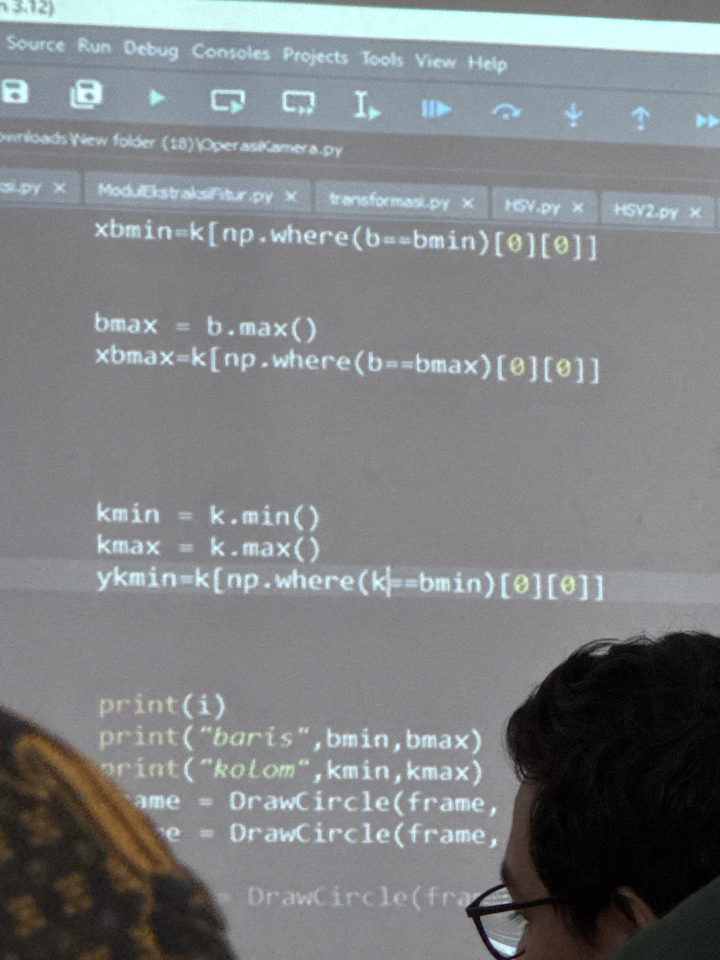
#> input picture lecture/week-9/Image 10.jpeg, 1440 x 1920 px, given in place of the camera (shown at 1/2 size)
$ python notes4.py
#> lines starting #> are read from the running program, lines starting #| are printed output that depends on the picture; after the words box and inside, x2 and y2 are one past the last pixel; in counts of white or black regions, pixels touching at a corner belong together
import cv2 as cv
import numpy as np

cam = cv.VideoCapture(0)

def segment_color(image, lower_bound, upper_bound):
    hsv = cv.cvtColor(image, cv.COLOR_BGR2HSV)
    mask = cv.inRange(hsv, lower_bound, upper_bound)
    foreground = cv.bitwise_and(image, image, mask=mask)
    return foreground

while True:
    ret, image = cam.read()
#> image is the input picture: shape (1920, 1440, 3); mean B, G, R 130.6, 128.5, 125.3
    if not ret:
        print("error in retrieving frame")
        break

    lower_red = segment_color(image,np.array([0-15,100,100]),np.array([0+15,255,255]))
#> in segment_color, `mask = cv.inRange(hsv, lower_bound, upper_bound)`:
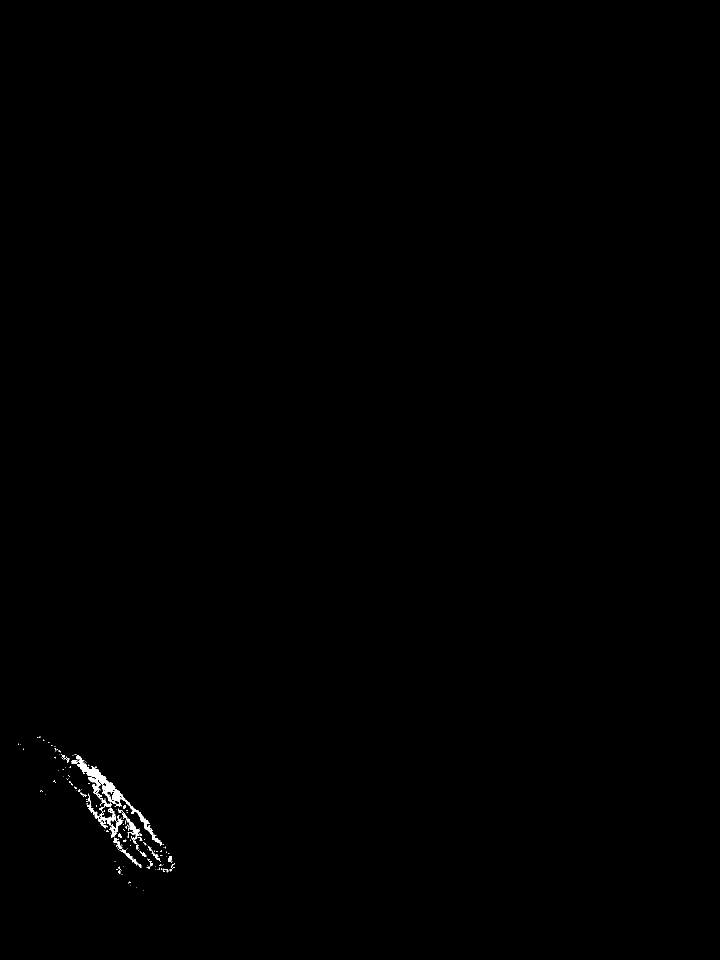
#> mask: shape (1920, 1440) (shown at 1/2 size); 0.23% white; 151 white regions (130 under 20 px), largest, box (x1, y1, x2, y2) and area: (142, 1509, 325, 1692) 3335, (174, 1601, 245, 1676) 1079, (236, 1617, 279, 1688) 512
    upper_red = segment_color(image,np.array([(345/2)-15,100,100]),np.array([(345/2)+15,255,255]))
    red = lower_red + upper_red

    blue = segment_color(image,np.array([120-30,100,0]),np.array([120+30,255,255]))
#> in segment_color (call 3), `mask = cv.inRange(hsv, lower_bound, upper_bound)`:
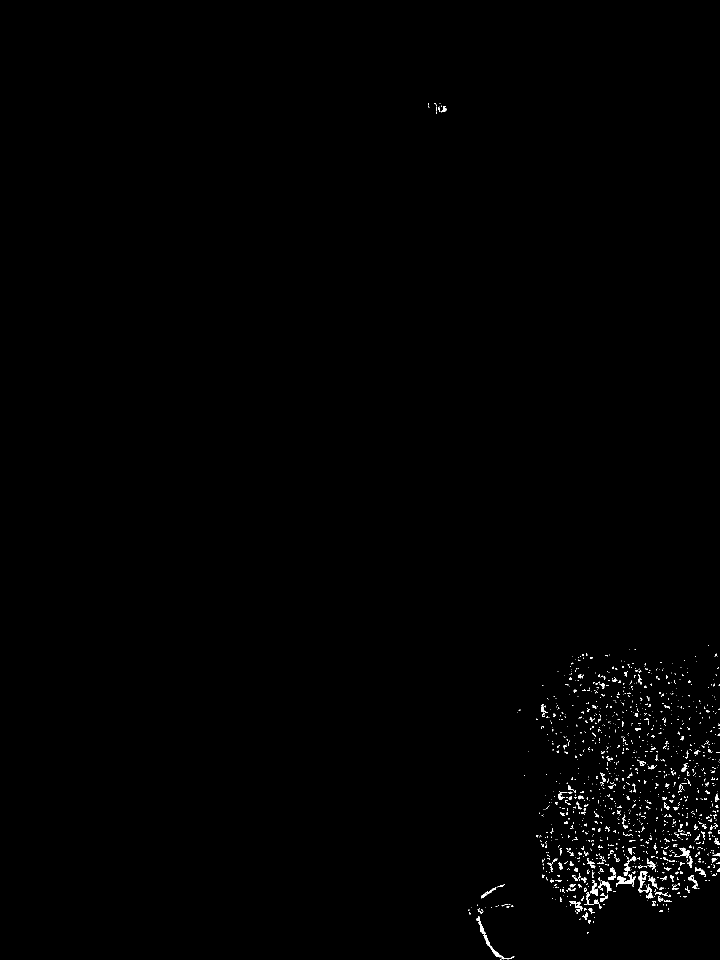
#> mask: shape (1920, 1440) (shown at 1/2 size); 0.57% white; 1390 white regions (1210 under 20 px), largest, box (x1, y1, x2, y2) and area: (953, 1832, 1029, 1919) 532, (1276, 1742, 1307, 1797) 527, (1232, 1748, 1272, 1774) 410

    white = segment_color(image,np.array([0,0,200]),np.array([180,50,255]))
#> in segment_color (call 4), `mask = cv.inRange(hsv, lower_bound, upper_bound)`:
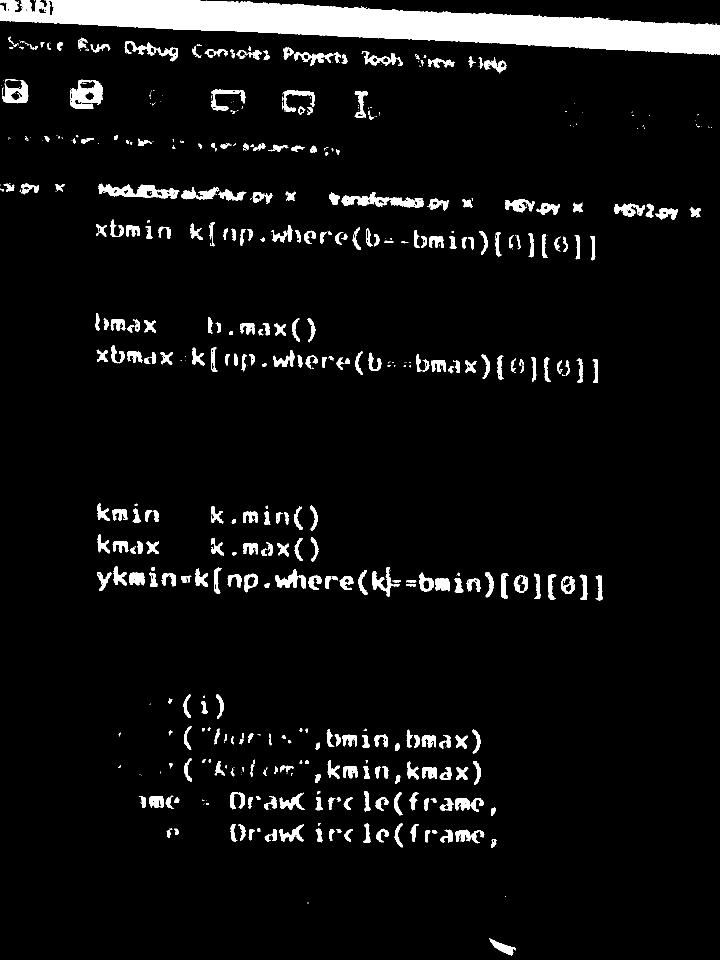
#> mask: shape (1920, 1440) (shown at 1/2 size); 6.2% white; 587 white regions (235 under 20 px), largest, box (x1, y1, x2, y2) and area: (0, 0, 1440, 109) 80158, (197, 367, 359, 398) 2359, (140, 159, 206, 218) 2265
#> in segment_color (call 4), `foreground = cv.bitwise_and(image, image, mask=mask)`:
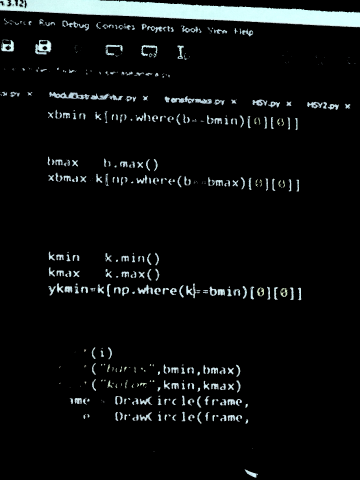
#> foreground: shape (1920, 1440, 3) (shown at 1/4 size); mean B, G, R 14.4, 14.2, 12.4

    yellow = segment_color(image,np.array([30-15,100,100]),np.array([30+15,255,255]))
#> in segment_color (call 5), `mask = cv.inRange(hsv, lower_bound, upper_bound)`:
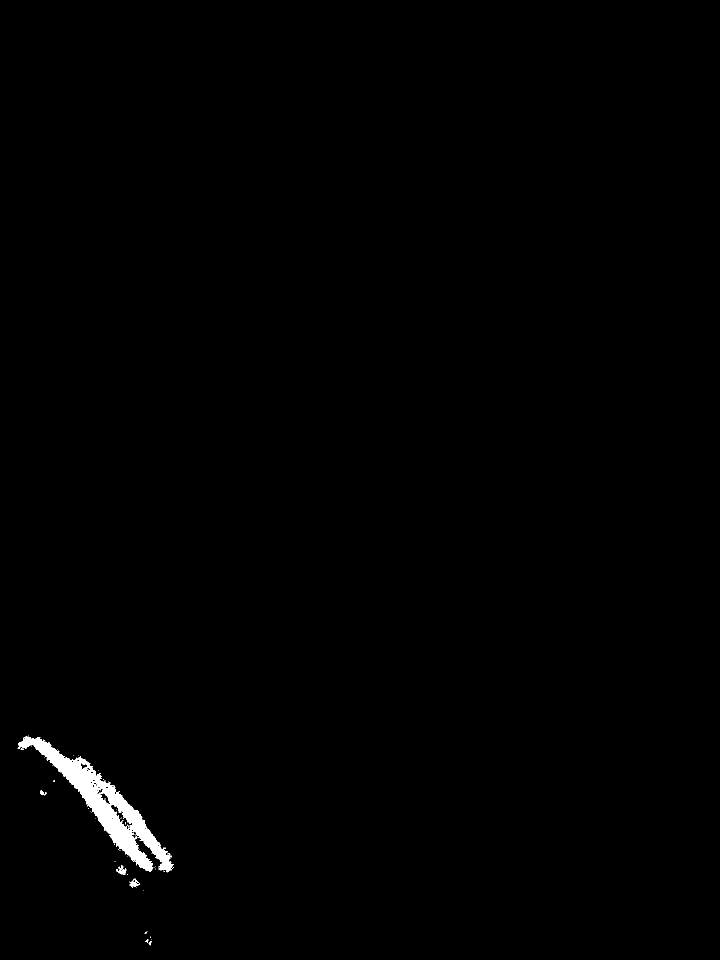
#> mask: shape (1920, 1440) (shown at 1/2 size); 0.64% white; 51 white regions (45 under 20 px), largest, box (x1, y1, x2, y2) and area: (35, 1472, 348, 1745) 17115, (232, 1731, 253, 1750) 173, (259, 1757, 280, 1775) 171, (80, 1581, 94, 1591) 61, (291, 1879, 297, 1886) 23, (297, 1882, 303, 1891) 23

    card = red + white + yellow + blue
    cv.imshow("Red", card)
    if cv.waitKey(30) == ord('q'):
#> (key q is pressed here)
      break

cam.release()
cv.destroyAllWindows()

$ run again, on lecture/week-9/Image 2.jpeg
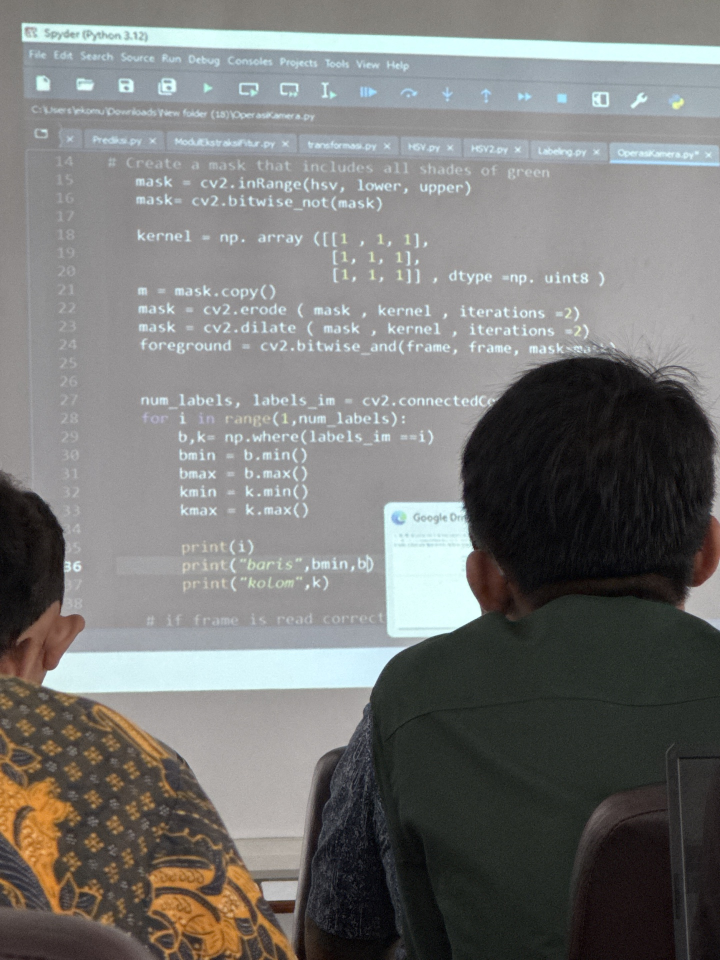
#> input picture lecture/week-9/Image 2.jpeg, 1440 x 1920 px, given in place of the camera (shown at 1/2 size)
#> image is the input picture: shape (1920, 1440, 3); mean B, G, R 118.1, 119.6, 119.4
#> hsv: shape (1920, 1440, 3); mean H, S, V 85.2, 27.1, 124.4
#> in segment_color, `mask = cv.inRange(hsv, lower_bound, upper_bound)`:
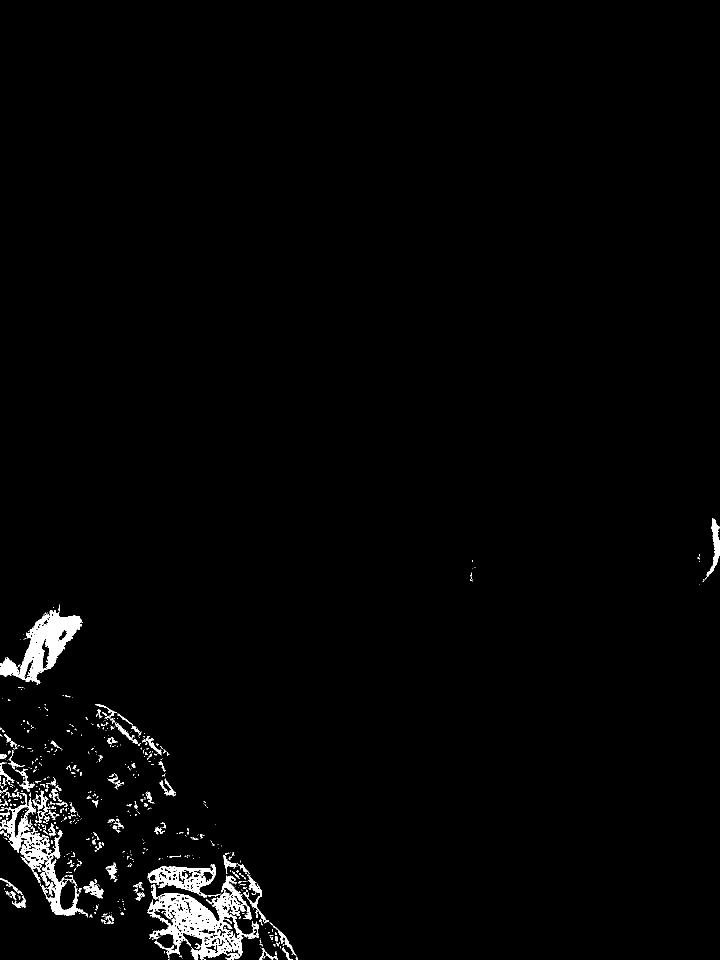
#> mask: shape (1920, 1440) (shown at 1/2 size); 1.8% white; 735 white regions (602 under 20 px), largest, box (x1, y1, x2, y2) and area: (294, 1751, 518, 1920) 14124, (0, 1220, 165, 1369) 8991, (0, 1586, 176, 1835) 7863
#> mask: shape (1920, 1440); 0% white in thin lines or dots, all inside (x1, y1, x2, y2) = (1400, 1168, 1401, 1169)
#> mask: shape (1920, 1440); 0.38% white in thin lines or dots, all inside (x1, y1, x2, y2) = (0, 754, 1436, 1920)
#> mask: shape (1920, 1440); 7.7% white; 829 white regions (302 under 20 px), largest, box (x1, y1, x2, y2) and area: (84, 1292, 818, 1387) 53549, (43, 46, 1440, 129) 48943, (768, 1004, 963, 1276) 43438
#> mask: shape (1920, 1440); 2.5% white; 184 white regions (128 under 20 px), largest, box (x1, y1, x2, y2) and area: (295, 1704, 596, 1920) 23527, (0, 1539, 208, 1830) 21559, (176, 1408, 353, 1594) 5925
#> `card = red + white + yellow + blue`:
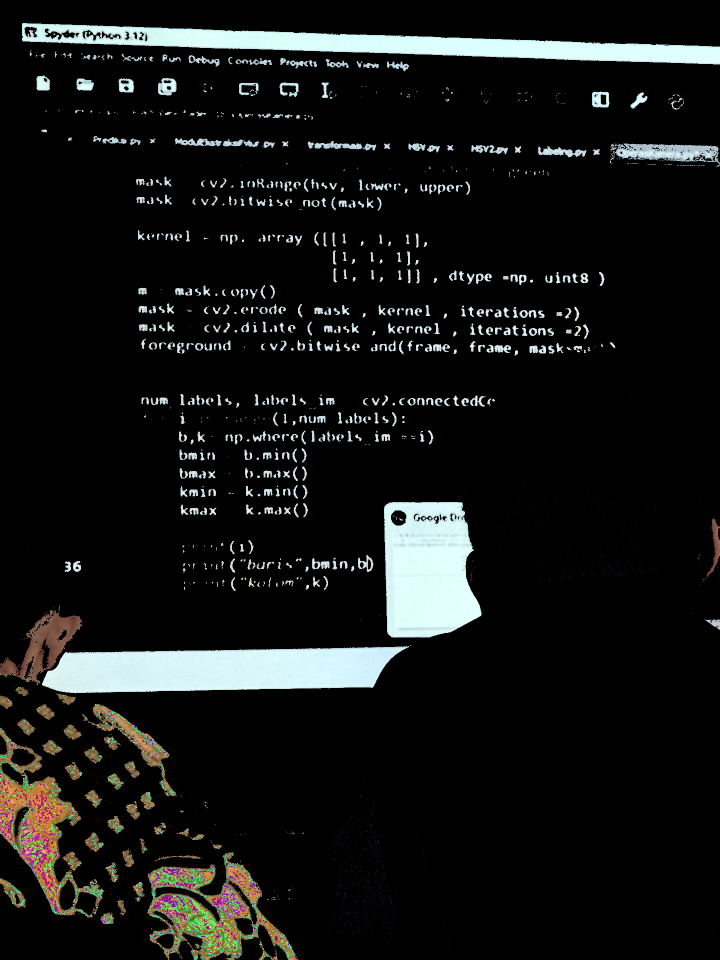
#> card: shape (1920, 1440, 3) (shown at 1/2 size); mean B, G, R 21.2, 22.2, 20.9

$ run again, on lecture/week-9/Image 3.jpeg
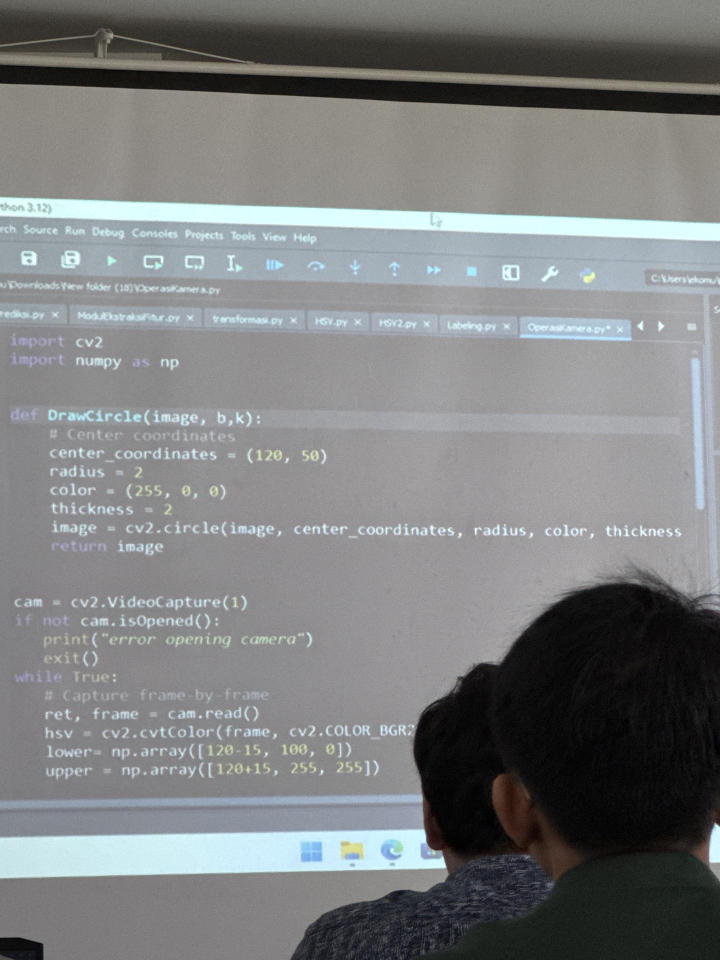
#> input picture lecture/week-9/Image 3.jpeg, 1440 x 1920 px, given in place of the camera (shown at 1/2 size)
#> image is the input picture: shape (1920, 1440, 3); mean B, G, R 127.8, 126.9, 124.9
#> hsv: shape (1920, 1440, 3); mean H, S, V 87.2, 18.9, 130.3
#> in segment_color, `mask = cv.inRange(hsv, lower_bound, upper_bound)`:
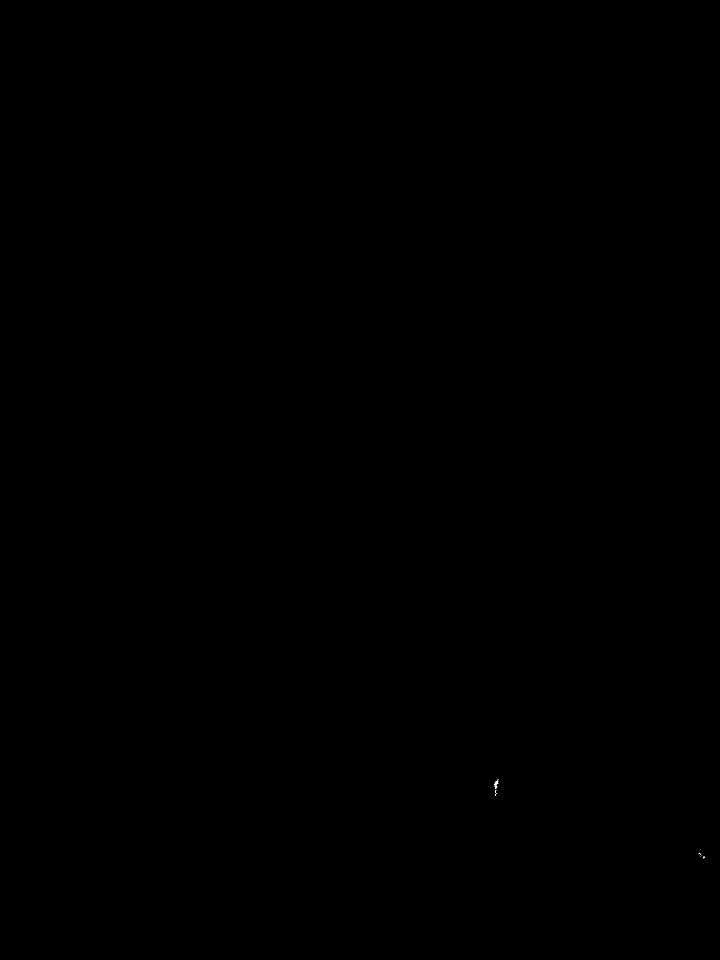
#> mask: shape (1920, 1440) (shown at 1/2 size); 0% white in thin lines or dots, all inside (x1, y1, x2, y2) = (989, 1558, 1409, 1718)
#> mask: shape (1920, 1440); every value is 0
#> foreground: shape (1920, 1440, 3); every value is 0
#> mask: shape (1920, 1440); 0.33% white; 1935 white regions (1899 under 20 px), largest, box (x1, y1, x2, y2) and area: (604, 1685, 644, 1722) 1296, (764, 1685, 790, 1717) 449, (944, 1572, 970, 1606) 325
#> mask: shape (1920, 1440); 6.5% white; 1263 white regions (784 under 20 px), largest, box (x1, y1, x2, y2) and area: (0, 1657, 892, 1756) 60865, (0, 394, 1440, 483) 53479, (1040, 634, 1262, 676) 6682
#> in segment_color (call 4), `foreground = cv.bitwise_and(image, image, mask=mask)`:
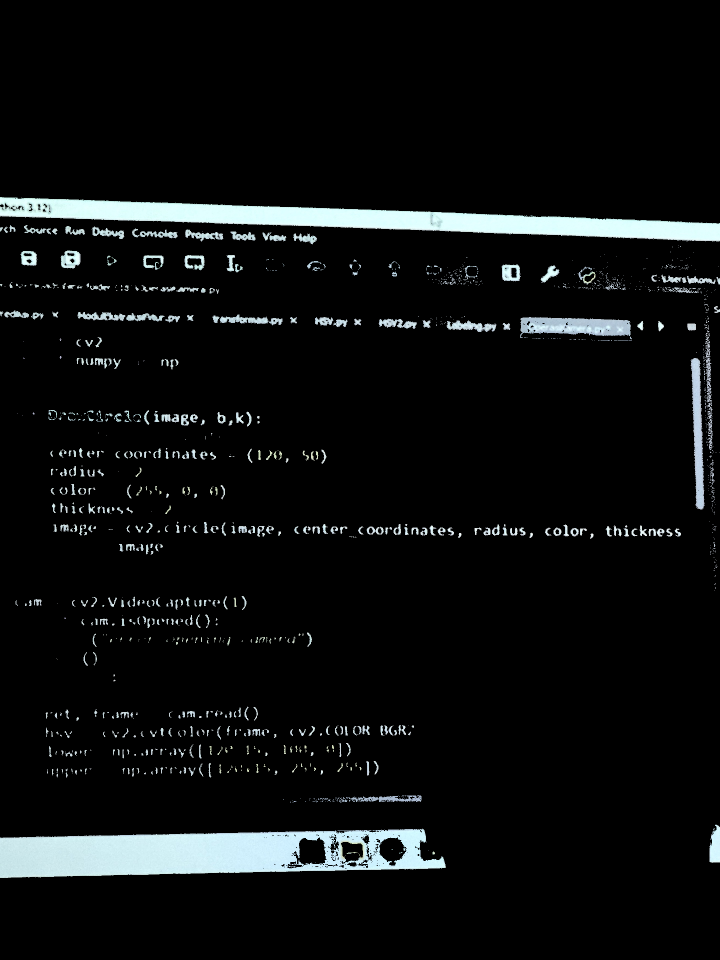
#> foreground: shape (1920, 1440, 3) (shown at 1/2 size); mean B, G, R 15.3, 15, 13.3
